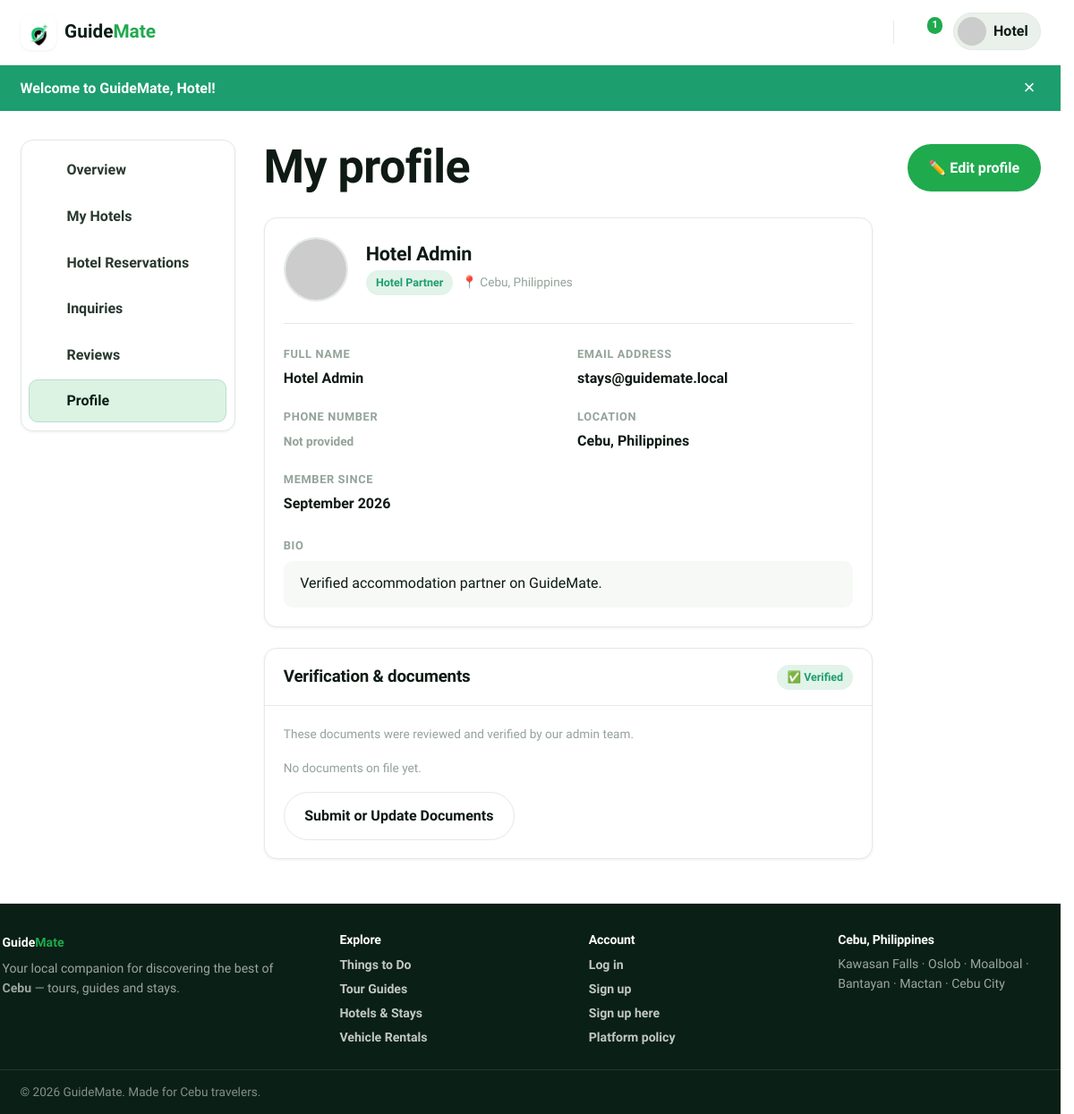
The page /public/profile (signed in) on the database its author committed.
### tables this page shows
CREATE TABLE `users` (
  `id` int(10) UNSIGNED NOT NULL,
  `name` varchar(120) NOT NULL,
  `email` varchar(190) NOT NULL,
  `password` varchar(255) NOT NULL,
  `role` enum('admin','guide','tourist','rental_provider','hotel_admin') NOT NULL DEFAULT 'tourist',
  `phone` varchar(40) DEFAULT NULL,
  `avatar` varchar(255) DEFAULT NULL,
  `bio` text DEFAULT NULL,
  `location` varchar(120) DEFAULT NULL,
  `is_active` tinyint(1) NOT NULL DEFAULT 1,
  `suspension_reason` varchar(500) DEFAULT NULL,
  `suspended_at` timestamp NULL DEFAULT NULL,
  `guide_status` enum('none','pending','approved','rejected') NOT NULL DEFAULT 'none',
  `guide_review_note` varchar(500) DEFAULT NULL,
  `guide_reviewed_at` timestamp NULL DEFAULT NULL,
  `guide_warned` tinyint(1) NOT NULL DEFAULT 0,
  `guide_warning_note` varchar(500) DEFAULT NULL,
  `admin_totp_secret` varchar(64) DEFAULT NULL,
  `admin_totp_enabled` tinyint(1) NOT NULL DEFAULT 0,
  `created_at` timestamp NOT NULL DEFAULT current_timestamp(),
  `updated_at` timestamp NOT NULL DEFAULT current_timestamp() ON UPDATE current_timestamp(),
  `last_seen_at` timestamp NULL DEFAULT NULL,
  `last_login_at` timestamp NULL DEFAULT NULL,
  `oauth_provider` varchar(20) DEFAULT NULL,
  `oauth_id` varchar(191) DEFAULT NULL,
  `login_count` int(10) UNSIGNED NOT NULL DEFAULT 0
);

### app/Views/profile/show.php (the view, shortened to what the rows shown need)
<?php
$documents = $documents ?? [];
$isGuide = \App\Models\User::isProviderRole((string) ($user['role'] ?? ''));
$guideStatus = (string) ($user['guide_status'] ?? 'none');
$isVerified = $guideStatus === 'approved';
$verifyBadge = [
    'approved' => ['cls' => 'pill-confirmed', 'label' => '✅ Verified'],
    'pending' => ['cls' => 'pill-pending', 'label' => '⏳ Under review'],
    'rejected' => ['cls' => 'pill-cancelled', 'label' => '⚠️ Not approved'],
][$guideStatus] ?? ['cls' => 'pill-pending', 'label' => 'ℹ️ Not submitted'];
$bioText = trim((string) ($user['bio'] ?? ''));
$hasBio = $bioText !== '';
if ($hasBio) {
    $paragraphs = preg_split('/\r\n|\r|\n/', $bioText) ?: [$bioText];
    $bioLineCount = 0;
    foreach ($paragraphs as $p) {
        $pLen = mb_strlen(rtrim($p));
        $bioLineCount += max(1, (int) ceil($pLen / 65));
    }
} else {
    $bioLineCount = 1;
}
$alignedBioHeight = max(48, ($bioLineCount * 24) + 28);
?>
<div class="container">
    <div class="dash-layout">
        <?= \App\Core\View::partial('partials/dash-nav') ?>
        <div>
            <div style="display:flex;justify-content:space-between;align-items:center;margin-bottom:1.5rem;flex-wrap:wrap;gap:1rem;">
                <h1 class="mb-0">My profile</h1>
                <a href="<?= e(url('/profile/edit')) ?>" class="btn btn-primary">✏️ Edit profile</a>
            </div>
            <div class="panel" style="max-width:680px;">
                <div class="panel-body">
                    <div style="display:flex;align-items:center;gap:1.25rem;padding-bottom:1.5rem;border-bottom:1px solid var(--line);margin-bottom:1.5rem;">
                        <img src="<?= e(img_src($user['avatar'] ?? null, 'avatar' . $user['id'])) ?>" alt="<?= e($user['name']) ?>" style="width:72px;height:72px;border-radius:50%;object-fit:cover;border:2px solid var(--line);">
                        <div>
                            <h2 style="margin:0 0 .3rem;font-size:1.35rem;"><?= e($user['name']) ?></h2>
                            <div style="display:flex;align-items:center;gap:.6rem;flex-wrap:wrap;">
                                <span class="pill pill-confirmed"><?= e(\App\Models\User::PROVIDER_LABELS[$user['role']] ?? ucfirst($user['role'])) ?></span>
                                <?php if (!empty($user['location'])): ?>
                                    <span class="hint">📍 <?= e($user['location']) ?></span>
                                <?php endif; ?>
                            </div>
                        </div>
                    </div>
                    <div style="display:grid;grid-template-columns:repeat(auto-fit, minmax(220px, 1fr));gap:1.25rem;margin-bottom:1.5rem;">
                        <div>
                            <span class="hint" style="display:block;margin-bottom:.25rem;font-size:.8rem;text-transform:uppercase;letter-spacing:.05em;font-weight:700;">Full name</span>
                            <div style="font-weight:600;color:var(--ink-900);"><?= e($user['name']) ?></div>
                        </div>
                        <div>
                            <span class="hint" style="display:block;margin-bottom:.25rem;font-size:.8rem;text-transform:uppercase;letter-spacing:.05em;font-weight:700;">Email address</span>
                            <div style="font-weight:600;color:var(--ink-900);word-break:break-all;"><?= e($user['email']) ?></div>
                        </div>
                        <div>
                            <span class="hint" style="display:block;margin-bottom:.25rem;font-size:.8rem;text-transform:uppercase;letter-spacing:.05em;font-weight:700;">Phone number</span>
                            <div style="font-weight:600;color:var(--ink-900);"><?= !empty($user['phone']) ? e($user['phone']) : '<span class="hint">Not provided</span>' ?></div>
                        </div>
                        <div>
                            <span class="hint" style="display:block;margin-bottom:.25rem;font-size:.8rem;text-transform:uppercase;letter-spacing:.05em;font-weight:700;">Location</span>
                            <div style="font-weight:600;color:var(--ink-900);"><?= !empty($user['location']) ? e($user['location']) : '<span class="hint">Not provided</span>' ?></div>
                        </div>
                        <div>
                            <span class="hint" style="display:block;margin-bottom:.25rem;font-size:.8rem;text-transform:uppercase;letter-spacing:.05em;font-weight:700;">Member since</span>
                            <div style="font-weight:600;color:var(--ink-900);"><?= !empty($user['created_at']) ? e(date('F Y', strtotime((string) $user['created_at']))) : '—' ?></div>
                        </div>
                    </div>
                    <div>
                        <span class="hint" style="display:block;margin-bottom:.4rem;font-size:.8rem;text-transform:uppercase;letter-spacing:.05em;font-weight:700;"><?= ($user['role'] === 'guide') ? 'About you (shown to travelers)' : 'Bio' ?></span>
                        <div style="background:var(--sand-100, #f8fafc);padding:0.85rem 1.15rem;border-radius:10px;line-height:1.55;color:var(--ink-800);min-height:<?= $alignedBioHeight ?>px;word-break:break-word;overflow-wrap:anywhere;box-sizing:border-box;"><?= $hasBio ? nl2br(e($bioText)) : '<em class="hint">No bio provided yet. Click "Edit profile" to add your introduction.</em>' ?></div>
                    </div>
                </div>
            </div>
            <?php if ($isGuide): ?>
                <div class="panel" style="max-width:680px;margin-top:1.5rem;">
                    <div class="panel-head" style="display:flex;align-items:center;justify-content:space-between;gap:.75rem;">
                        <h3 style="margin:0;">Verification &amp; documents</h3>
                        <span class="pill <?= $verifyBadge['cls'] ?>"><?= e($verifyBadge['label']) ?></span>
                    </div>
                    <div class="panel-body">
                        <?php if ($isVerified): ?>
                            <p class="hint" style="margin-top:0;">These documents were reviewed and verified by our admin team.</p>
                        <?php elseif ($guideStatus === 'pending'): ?>
                            <p class="hint" style="margin-top:0;">Your documents are being reviewed by our admin team.</p>
                        <?php else: ?>
                            <p class="hint" style="margin-top:0;">Submit your documents to become a verified guide.</p>
                        <?php endif; ?>
                        <?php if ($documents === []): ?>
                            <p class="hint mb-0">No documents on file yet.</p>
                        <?php endif; ?>
                        <a href="<?= e(url('/dashboard/verification')) ?>" class="btn btn-ghost" style="margin-top:1rem;">
                            Submit or Update Documents
                        </a>
                    </div>
                </div>
            <?php endif; ?>
        </div>
    </div>
</div>

### app/Core/Router.php (shortened to what the rows shown need)
<?php
final class Router
{
    private array $routes = [];
    private function add(string $method, string $pattern, array $handler, array $guards): void
    {
        $this->routes[] = [
            'method' => $method,
            'pattern' => $pattern,
            'handler' => $handler,
            'guards' => $guards,
        ];
    }
    public function dispatch(string $method, string $uri): void
    {
        $path = $this->normalize($uri);
        $method = strtoupper($method);
        foreach ($this->routes as $route) {
            if ($route['method'] !== $method) {
                continue;
            }
            $regex = $this->compile($route['pattern']);
            if (preg_match($regex, $path, $matches) === 1) {
                $params = array_filter($matches, 'is_string', ARRAY_FILTER_USE_KEY);
                $this->runGuards($route['guards']);
                $this->invoke($route['handler'], $params);
                return;
            }
        }
    }
    private function compile(string $pattern): string
    {
        $regex = preg_replace('#\{([a-zA-Z_][a-zA-Z0-9_]*)\}#', '(?P<$1>[^/]+)', $pattern);
        return '#^' . $regex . '$#';
    }
    private function normalize(string $uri): string
    {
        $path = parse_url($uri, PHP_URL_PATH) ?: '/';
        $base = App::basePath();
        if ($base !== '' && str_starts_with($path, $base)) {
            $path = substr($path, strlen($base));
        }
        $path = str_replace('/index.php', '', $path);
        $path = '/' . trim($path, '/');
        return $path === '/' ? '/' : rtrim($path, '/');
    }
    private function runGuards(array $guards): void
    {
        foreach ($guards as $guard) {
            switch ($guard) {
                case 'auth':
                    if (Auth::user() === null) {
                        Auth::logout();
                        flash('error', 'Your session has expired. Please sign in again.');
                        redirect('/login');
                    }
                    break;
            }
        }
    }
    private function invoke(array $handler, array $params): void
    {
        [$class, $action] = $handler;
        $controller = new $class();
        $controller->{$action}(...array_values($params));
    }
}

### app/Views/layouts/main.php (shortened to what the rows shown need)
<?php
$user = auth_user();
$isGuide = ($user['role'] ?? null) === 'guide';
$current = parse_url($_SERVER['REQUEST_URI'] ?? '/', PHP_URL_PATH) ?: '/';
$base = \App\Core\App::basePath();
if ($base !== '' && str_starts_with($current, $base)) {
    $current = substr($current, strlen($base)) ?: '/';
}
$current = '/' . trim($current, '/');
$publicBrowse = $current === '/'
    || in_array($current, ['/listings', '/things-to-do', '/tour-guides', '/hotels', '/rentals'], true)
    || str_starts_with($current, '/listing/')
    || str_starts_with($current, '/rentals/');
$isMessages = str_starts_with($current, '/messages');
$isDashboard = str_starts_with($current, '/dashboard') || str_starts_with($current, '/profile');
$hideFooter = $isMessages;
$guideWarned = $user && ($user['role'] ?? null) === 'guide' && \App\Models\User::isGuideWarned((int) $user['id']);
$headerUser = ($isGuide && $publicBrowse) ? null : $user;
$unread = 0;
if ($headerUser) {
    $unread = \App\Models\Message::unreadCount((int) $headerUser['id']);
}
$currentLocale = $_SESSION['_locale'] ?? 'en';
?>
<!DOCTYPE html>
<html lang="<?= e($currentLocale === 'tl' ? 'tl' : 'en') ?>">
<head>
    <link rel="stylesheet" href="<?= e(asset('css/style.css')) ?>">
</head>
<body class="<?= e(trim(($isMessages ? 'page-messages ' : '') . ($isDashboard ? 'page-dashboard ' : '') . ($hideFooter ? 'page-no-footer ' : '') . ($guideWarned ? 'guide-warned' : ''))) ?>">
<header class="site-header" id="siteHeader">
    <div class="container header-inner">
<?php if ($isGuide): ?>
            <span class="brand brand-static">
                <span class="brand-mark">◐</span>
                <span class="brand-text">Guide<strong>Mate</strong></span>
            </span>
        <?php else: ?>
            <a href="<?= e(url('/')) ?>" class="brand">
                <span class="brand-mark">◐</span>
                <span class="brand-text">Guide<strong>Mate</strong></span>
            </a>
        <?php endif; ?>
        <nav class="main-nav" id="mainNav">
            <?php if ($headerUser): ?>
                <a href="<?= e(url('/messages')) ?>" class="nav-icon" title="Messages" aria-label="Messages">
                    <?= admin_icon('messages', 22) ?><?php if ($unread > 0): ?><span class="badge"><?= (int) $unread ?></span><?php endif; ?>
                </a>
                <div class="nav-menu">
                    <button class="nav-avatar" id="userMenuBtn">
                        <img src="<?= e(img_src($headerUser['avatar'] ?? null, 'avatar' . $headerUser['id'])) ?>" alt="">
                        <span><?= e(explode(' ', (string) $headerUser['name'])[0]) ?></span>
                    </button>
                </div>
            <?php else: ?>
                <a href="<?= e(url('/login')) ?>" class="btn btn-ghost btn-sm">Log in</a>
                <a href="<?= e(url('/register')) ?>" class="btn btn-primary btn-sm">Sign up</a>
            <?php endif; ?>
        </nav>
    </div>
</header>
<?php foreach (['success' => 'flash-success', 'error' => 'flash-error', 'info' => 'flash-info'] as $key => $cls): ?>
    <?php if ($msg = flash($key)): ?>
        <div class="flash <?= $cls ?>" role="alert">
            <div class="container"><?= e($msg) ?><button class="flash-close" aria-label="Dismiss">&times;</button></div>
        </div>
    <?php endif; ?>
<?php endforeach; ?>
<main>
    <?= $content ?>
</main>
<?php if (!$hideFooter): ?>
<footer class="site-footer<?= $isDashboard ? ' site-footer--dash' : '' ?>">
    <div class="container footer-grid">
        <div>
            <?php if ($isGuide): ?>
                <span class="brand brand-static">
                    <span class="brand-mark">◐</span><span class="brand-text">Guide<strong>Mate</strong></span>
                </span>
            <?php else: ?>
                <a href="<?= e(url('/')) ?>" class="brand">
                    <span class="brand-mark">◐</span><span class="brand-text">Guide<strong>Mate</strong></span>
                </a>
            <?php endif; ?>
            <p class="footer-tag">Your local companion for discovering the best of <strong>Cebu</strong> — tours, guides and stays.</p>
        </div>
        <div>
            <h4>Explore</h4>
            <a href="<?= e(url('/things-to-do')) ?>">Things to Do</a>
            <a href="<?= e(url('/tour-guides')) ?>">Tour Guides</a>
            <a href="<?= e(url('/hotels')) ?>">Hotels &amp; Stays</a>
            <a href="<?= e(url('/rentals')) ?>">Vehicle Rentals</a>
        </div>
        <div>
            <h4>Account</h4>
            <a href="<?= e(url('/login')) ?>">Log in</a>
            <a href="<?= e(url('/register')) ?>">Sign up</a>
            <a href="<?= e(url('/register?role=guide')) ?>">Sign up here</a>
            <a href="<?= e(url('/policy')) ?>">Platform policy</a>
        </div>
        <div>
            <h4>Cebu, Philippines</h4>
            <p class="footer-tag footer-locations">Kawasan Falls · Oslob · Moalboal · Bantayan · Mactan · Cebu City</p>
        </div>
    </div>
    <div class="footer-bottom">
        <div class="container">© <?= date('Y') ?> GuideMate. Made for Cebu travelers.</div>
    </div>
</footer>
<?php endif; ?>
</body>
</html>

### rows shown on the page
users: role+name "Hotel", name "Hotel Admin", role "Hotel Partner", location "Cebu, Philippines", email "stays@guidemate.local", created_at "September 2026", bio "Verified accommodation partner on GuideMate.", guide_status "✅ Verified"

### other values the page prints
$unread "1"
$msg "Welcome to GuideMate, Hotel!"
